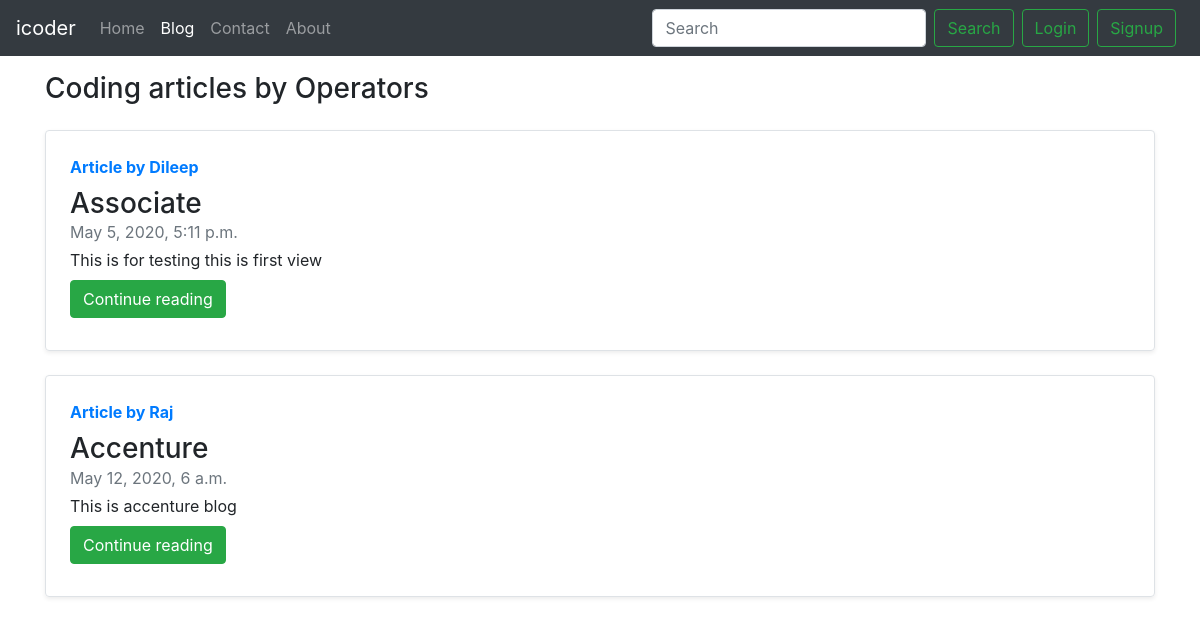
The page /blog/ on the database as committed earlier.
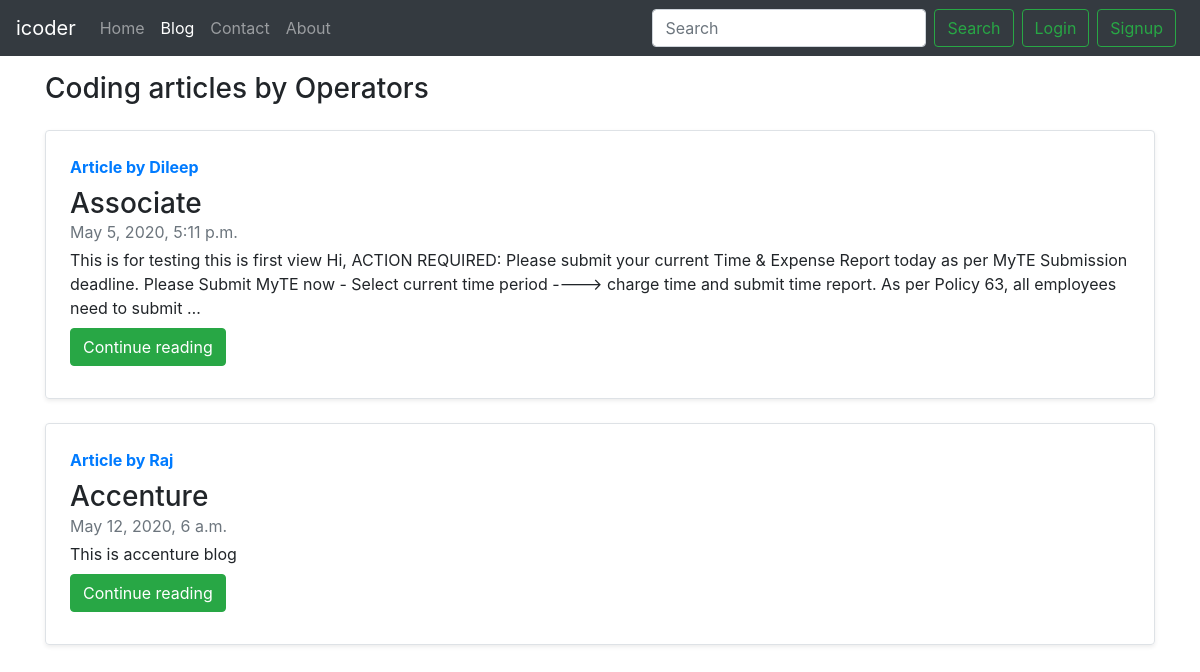
The same page on the database as committed later.
### blog/models.py (models this page shows, shortened)
class Post(models.Model):
    sno = models.AutoField(primary_key=True)
    title = models.CharField(max_length=100)
    content = models.TextField()
    author = models.CharField(max_length=100)
    slug = models.CharField(max_length=130)
    timeStamp = models.DateTimeField(blank=True)

### blog/views.py (the view)
# urls.py: path('', views.blogHome, name='blogHome'),
def blogHome(request):
    allPosts = Post.objects.all()
    context ={'allPosts':allPosts}
    return render(request, 'blog/blogHome.html',context)

### templates/blog/blogHome.html (shortened to what this page needs)
{% extends 'base.html' %}
{% block blogactive %} active {% endblock blogactive %}
{% block body %}
<div class= "container my-3">
<h3>Coding articles by Operators</h3>
{% for post in allPosts %}
<div class="row no-gutters border rounded overflow-hidden flex-md-row my-4 shadow-sm h-md-250 position-relative">
        <div class="col p-4 d-flex flex-column position-static">
          <strong class="d-inline-block mb-2 text-primary">Article by {{post.author}}</strong>
          <h3 class="mb-0">{{post.title}} </h3>
          <div class="mb-1 text-muted">{{post.timeStamp}} </div>
          <p class="card-text mb-auto">{{post.content | truncatechars:300}}</p>
          <div class="my-2">
          <a href="/blog/{{post.slug}}" role="button" class="btn btn-success">Continue reading</a>
          </div>
        </div>
      </div>
{% endfor %}
</div>
{% endblock body %}

Rows that differ between the two databases and show on the page:
changed Post "Associate": content "This is for testing this is first view" → "This is for testing this is first view Hi, ACTION REQUIRED: Please submit your current Time & Expense Report today as per MyTE Submission deadline. Please Submit MyTE now - Select current time period ----> charge time and submit time report. As per Policy 63, all employees need to submit …"
